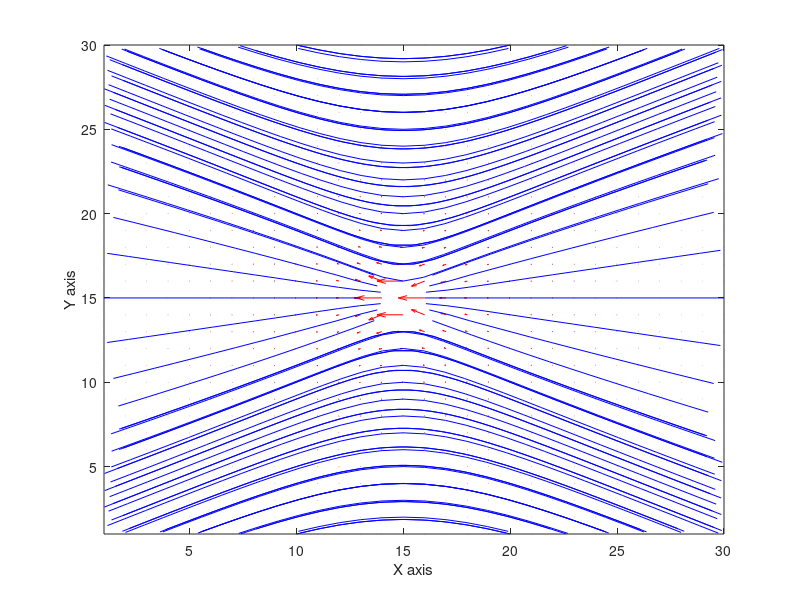

Recreate this plot in MATLAB.
% Field size
nx = 30;
ny = 30;
xx = linspace(1,nx,nx);
yy = linspace(1,ny,ny);
[XX, YY] = meshgrid(xx, yy);


% vortex parameters
k1=2;
x_0 = 15;
y_0 = 15;

Vx = zeros(nx, ny);
Vy = zeros(nx, ny);

for x = 1:1:nx
  for y = 1:1:ny
    A = y-y_0;
    B = x-x_0;
    r = sqrt((B)^2 + (A)^2);
    Vx(y, x) = -k1/r^2;
    Vy(y, x) = -k1*A*B/r^4;
  endfor
end

figure(1, 'position',[1000,500,1000,1000]);
quiver(Vx, Vy, 'r');
xlim([min(xx) max(xx)]);
ylim([min(yy) max(yy)]);
xlabel('X axis');
ylabel('Y axis');

for i= 1:1:30
   streamline(XX, YY, Vx, Vy, x_0, i, -1);
   streamline(XX, YY, Vx, Vy, x_0, i, 1);
   streamline(XX, YY, Vx, Vy, x_0 - 5, i, -1);
   streamline(XX, YY, Vx, Vy, x_0 - 5, i, 1);
   streamline(XX, YY, Vx, Vy, x_0 + 5, i, -1);
   streamline(XX, YY, Vx, Vy, x_0 + 5, i, 1);
endfor
